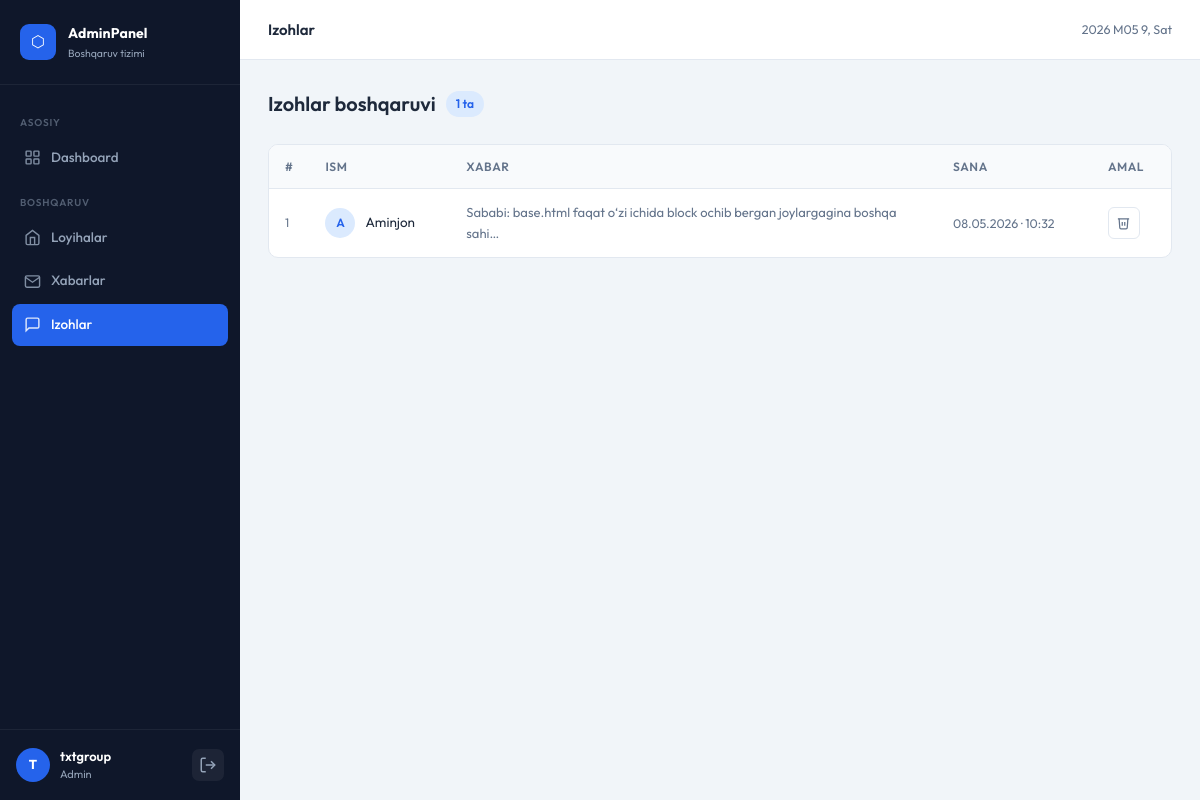
/management/comments/ (signed in), run on an earlier commit of the app's database.
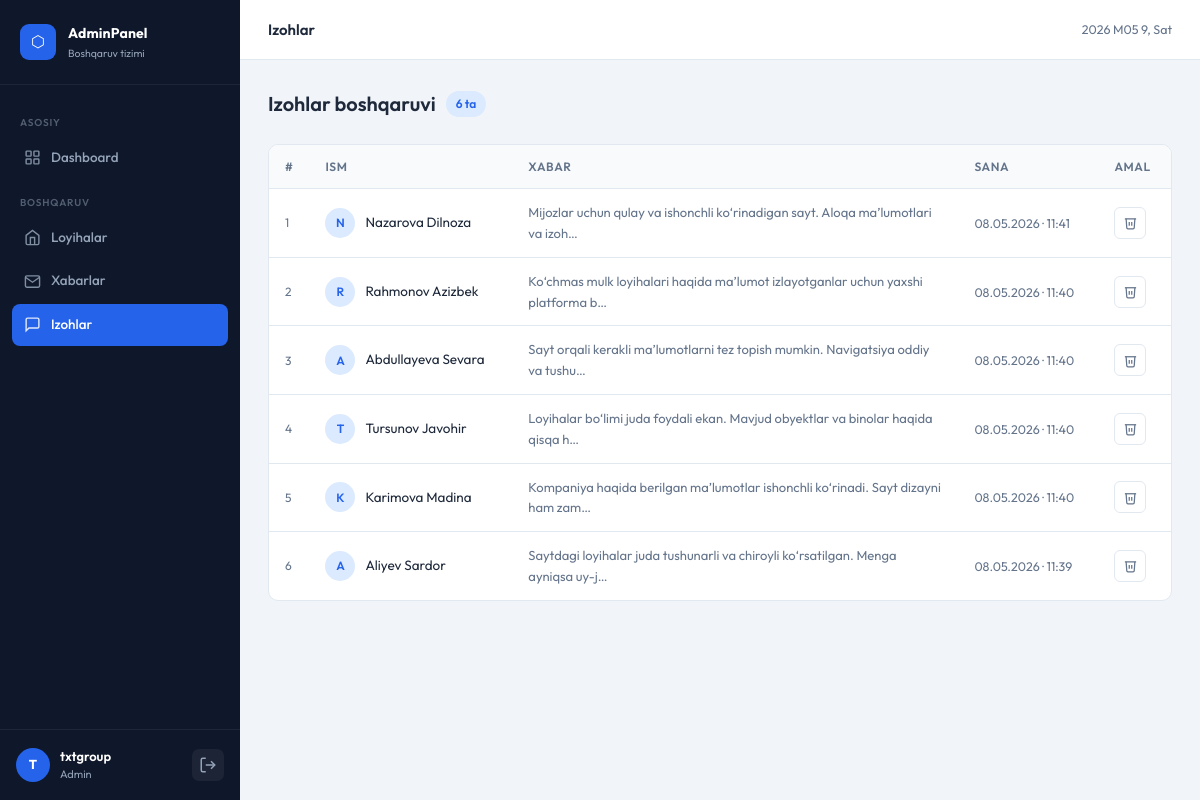
And on a later commit of the database.
### core/models.py (models this page shows, shortened)
class Comments(models.Model):
    name = models.CharField(max_length=100, verbose_name="Ism")
    message = models.TextField(verbose_name="Xabar")
    created_at = models.DateTimeField(auto_now_add=True)
    class Meta:
        ordering = ['-created_at']
        verbose_name = "Izoh"
        verbose_name_plural = "Izohlar"

### managers/views.py (the view)
# urls.py: path('comments/', views.comments_list, name='comments'),
@login_required(login_url='/management/')
def comments_list(request):
    comments = Comments.objects.all()
    return render(request, 'management/comments.html', {'comments': comments})

### managers/templates/management/comments.html (shortened to what this page needs)
{% extends 'management/base_management.html' %}
{% load static %}
{% block page_title %}Izohlar{% endblock %}
{% block page_styles %}
<link rel="stylesheet" href="{% static 'management/styles/comments.css' %}">
{% endblock %}
{% block page_content %}
<div class="comments-page">
  <div class="page-toolbar">
    <div class="toolbar-left">
      <h2 class="page-heading">Izohlar boshqaruvi</h2>
      <span class="count-badge">{{ comments|length }} ta</span>
    </div>
  </div>
  {% if comments %}
  <div class="table-wrap">
    <table class="data-table">
      <thead>
        <tr>
          <th>#</th>
          <th>Ism</th>
          <th>Xabar</th>
          <th>Sana</th>
          <th>Amal</th>
        </tr>
      </thead>
      <tbody>
        {% for comment in comments %}
        <tr>
          <td class="num-cell">{{ forloop.counter }}</td>
          <td>
            <div class="cell-with-avatar">
              <div class="mini-avatar">{{ comment.name|slice:":1"|upper }}</div>
              {{ comment.name }}
            </div>
          </td>
          <td class="msg-preview">{{ comment.message|truncatechars:80 }}</td>
          <td class="date-cell">{{ comment.created_at|date:"d.m.Y · H:i" }}</td>
          <td>
            <button class="icon-btn danger"
                    data-id="{{ comment.pk }}"
                    data-name="{{ comment.name }}"
                    onclick="confirmDelete(this)"
                    title="O'chirish">
              <svg viewBox="0 0 24 24" fill="none" stroke="currentColor" stroke-width="2" width="15" height="15">
                <polyline points="3 6 5 6 21 6"/>
                <path d="M19 6l-1 14a2 2 0 0 1-2 2H8a2 2 0 0 1-2-2L5 6"/>
                <path d="M10 11v6"/><path d="M14 11v6"/>
              </svg>
            </button>
          </td>
        </tr>
        {% endfor %}
      </tbody>
    </table>
  </div>
  {% endif %}
</div>
{% endblock %}

What changed in the data, as far as the page shows it:
removed Comments: name "A", name "Aminjon", message "Sababi: base.html faqat o‘zi ichida block ochib bergan joylargagina boshqa sahi…", created_at "08.05.2026 · 10:32"
added Comments: name "N", name "Nazarova Dilnoza", message "Mijozlar uchun qulay va ishonchli ko‘rinadigan sayt. Aloqa ma’lumotlari va izoh…", created_at "08.05.2026 · 11:41"
added Comments: name "R", name "Rahmonov Azizbek", message "Ko‘chmas mulk loyihalari haqida ma’lumot izlayotganlar uchun yaxshi platforma b…", created_at "08.05.2026 · 11:40"
added Comments: name "A", name "Abdullayeva Sevara", message "Sayt orqali kerakli ma’lumotlarni tez topish mumkin. Navigatsiya oddiy va tushu…", created_at "08.05.2026 · 11:40"
added Comments: name "T", name "Tursunov Javohir", message "Loyihalar bo‘limi juda foydali ekan. Mavjud obyektlar va binolar haqida qisqa h…", created_at "08.05.2026 · 11:40"
added Comments: name "K", name "Karimova Madina", message "Kompaniya haqida berilgan ma’lumotlar ishonchli ko‘rinadi. Sayt dizayni ham zam…", created_at "08.05.2026 · 11:40"
added Comments: name "A", name "Aliyev Sardor", message "Saytdagi loyihalar juda tushunarli va chiroyli ko‘rsatilgan. Menga ayniqsa uy-j…", created_at "08.05.2026 · 11:39"
Also different on the page:
{{ comments|length }}: "1" → "6"
